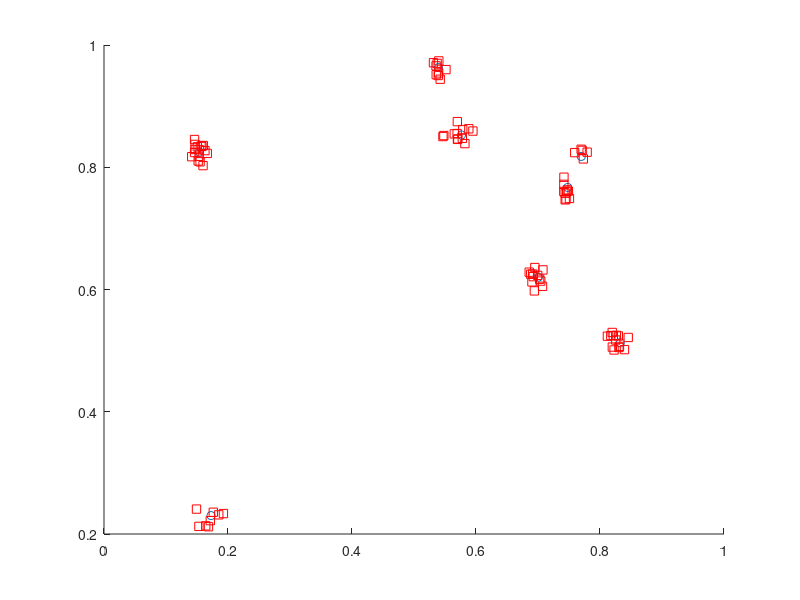

Recreate this plot in MATLAB.
function [x y]=cluster()
N=pois(6);
x=rand(N,1);
y=rand(N,1);

ox=zeros(2,1);
oy=zeros(2,1);

j=0;

for i=1:N
   M=pois(10);
   for k=1:M
       j=j+1;
       ox(j)=x(i)+randn()*.01;
       oy(j)=y(i)+randn()*.01;
   end
end

hold on
plot(x,y,'o');
plot(ox,oy,'rs');

drawnow;
    
end

function p=pois(S);

if(S<=100)
temp=-S;
L=exp(temp);
k=0;
p=1; 
while(p > L)
k=k+1;
p=p*rand();
end
p=k-1;
else
p=floor(S+S^.5*randn());
end
end
